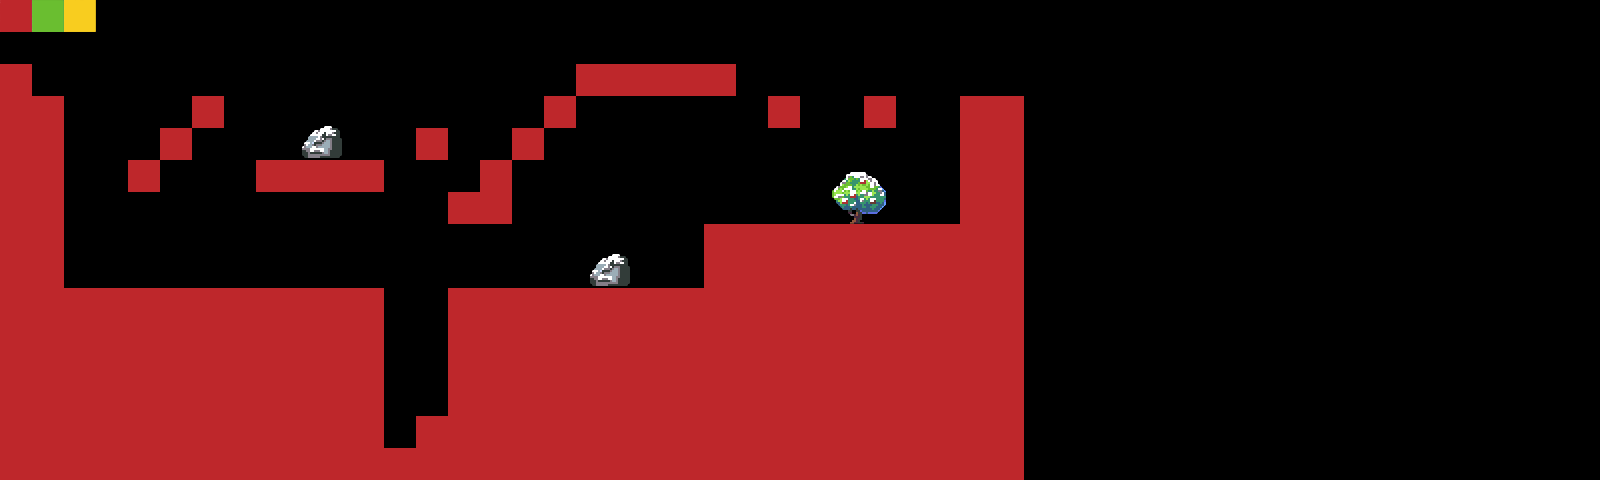

This game map was drawn from its Tiled (.tmx) file and the tilesets committed beside it. A one-line description and the trimmed map source follow:
An orthogonal 50x15 tile map with 32x32 px tiles, 2 tile layers (main layer, metadata), 2 tilesets.

<map version="1.2" tiledversion="1.2.5" orientation="orthogonal" renderorder="right-down" width="50" height="15" tilewidth="32" tileheight="32" infinite="0" nextlayerid="5" nextobjectid="1">
 <tileset firstgid="1" name="snow_tileset" tilewidth="32" tileheight="32" tilecount="144" columns="16">
  <image source="snow tileset.png" width="512" height="288" />
 </tileset>
 <tileset firstgid="145" name="metadata" tilewidth="32" tileheight="32" spacing="1" tilecount="27" columns="9">
  <image source="metadata.png" width="320" height="128" />
 </tileset>
 <layer id="3" name="main layer" width="50" height="15">
  <data>[750 cells, 271 non-empty, 29 distinct tile ids]</data>
 </layer>
 <layer id="4" name="metadata" width="50" height="15">
  <data>[750 cells, 247 non-empty, 4 distinct tile ids]</data>
 </layer>
</map>
